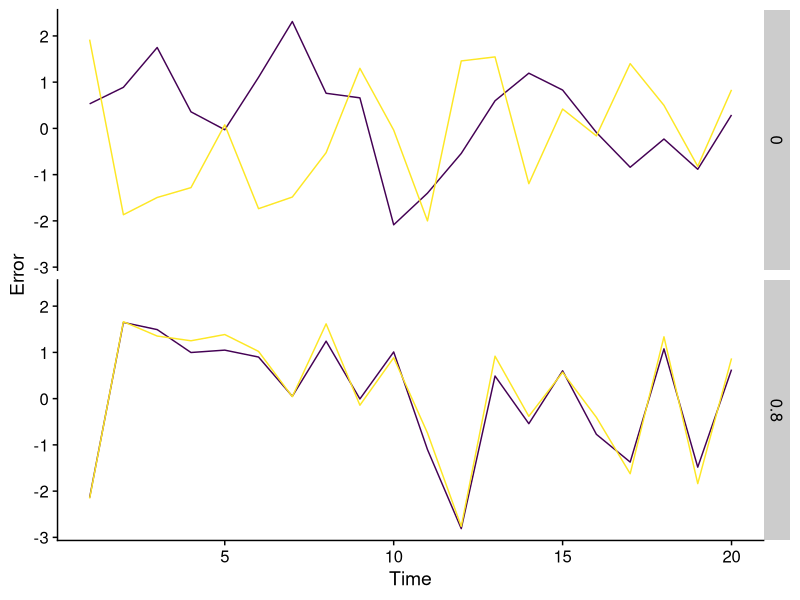

This figure's R source: (Note: this script raises an error after producing the figure.)
############################################
#  Test environmental correlated response  #
############################################

library(tidyverse)
library(cowplot)

sdt_e <- 1
rho <- 1

# From
# Ripa & Ives (2003): https://www.sciencedirect.com/science/article/pii/S0040580903000893
# Vasseur & Fox (2007): http://doi.wiley.com/10.1111/j.1461-0248.2007.01099.x
# Gouhier et al. (2010): https://www.journals.uchicago.edu/doi/full/10.1086/649579
cross_correlated_response <- function(rho = 0, evt_sd = 1, n = 2, time_len = 100, return_tbl = TRUE) {

  # Independant timeseries
  a <- t(sapply(seq_len(n), function(x) rnorm(time_len, 0, evt_sd)))

  cov_mat <- matrix(rho * evt_sd^2, nrow = nrow(a), ncol = nrow(a))
  diag(cov_mat) <- evt_sd^2

  out <- cov_mat %*% a

  if (return_tbl) {

    dfr <- as.data.frame(t(out))  %>%
      mutate(time = seq_len(ncol(a))) %>%
      pivot_longer(-time, names_to = "species", values_to = "error")
    return(dfr)
  }

  return(out)
}


# With two species
ti <- tibble(
  rho = c(0, .8),
  noise = map(rho, ~cross_correlated_response(rho = .x, evt_sd = 1, n = 2, time_len = 20))
)


p <- ti %>%
  unnest(noise) %>%
  ggplot(aes(x = time, y = error, color = species)) +
  geom_line() +
  labs(x = "Time", y = "Error") +
  facet_grid(rows = vars(rho)) +
  viridis::scale_color_viridis(discrete = TRUE) +
  cowplot::theme_half_open() +
  theme(legend.position = "none")

ggsave(
  filename = here::here("fig", "coherence_two_sp.pdf"),
  p,
  scale = 1.5,
  width = 88,
  height = 88 * 1.1,
  units = "mm"
)

# With four species
ti <- tibble(
  rho = c(0, .8, -.8),
  noise = map(rho,
    ~cross_correlated_response(rho = .x, evt_sd = 1, n = 4, time_len = 20))
)

p <- ti %>%
  unnest(noise) %>%
  ggplot(aes(x = time, y = error, color = species))+
  geom_line() +
  facet_grid(cols = vars(rho)) +
  cowplot::theme_half_open()

save_plot(
  "~/Téléchargements/coherence_four_sp.png",
  p
)

# Test for trait synchrony
ti <- tibble(
  rho = c(0, .3, -.8),
  noise = map(rho, ~cross_correlated_response(rho = .x, evt_sd = 1, n = 2, time_len = 20))
)

#ti %>%

ti2 <- ti %>%
  mutate(
    cwm = map(noise,
      function (x) {
        x %>%
          pivot_wider(names_from = "species", values_from = "error") %>%
          mutate(
            V1 = V1 + 6,
            V2 = V2 + 3
            ) %>%
          pivot_longer(-time, names_to = "species", values_to = "cwm")
      })
  )

ti2 %>%
  unnest(cwm) %>%
  ggplot(aes(x = time, y = cwm, color = species))+
  geom_line() +
  facet_grid(cols = vars(rho)) +
  cowplot::theme_half_open()

tp <- ti2 %>%
  filter(rho == 0.3) %>%
  unnest(cwm) %>%
  ggplot(aes(x = time, y = cwm, color = species))+
  geom_line() +
  labs(x = "Time", y = "CWM") +
  cowplot::theme_half_open() +
  theme(
    legend.position = "none",
    axis.ticks = element_blank(),
    axis.text = element_blank()
  )
save_plot(
  filename = here::here("fig/trait_synchrony.pdf"),
  tp
)

set.seed(1)
a <- t(sapply(c(3, 6), function(x) rnorm(10, x, 1)))
dfr <- as.data.frame(t(a))  %>%
  mutate(species = seq_len(ncol(a))) %>%
  pivot_longer(-species, names_to = "com", values_to = "trait") %>%
  arrange(com) %>%
  mutate(
    species = seq_len(n()),
    abun = runif(n(), min = .1, max = 1)) %>%
  group_by(com) %>%
  mutate(rel_abun = abun / sum(abun))

library(scales) # ! important
dfr %>%
  ggplot(aes(x = trait, y = rel_abun, fill = com)) +
  geom_col() +
  geom_density(data = dfr,
    aes(x = trait, y = ..density.. / 1.8, color = com, weight = rel_abun),
    adjust = 1, inherit.aes = FALSE)

p_trait <- dfr %>%
  ggplot(aes(x = trait, y = rel_abun, fill = com)) +
  geom_col() +
  geom_density(data = dfr,
    aes(x = trait, y = ..density.. / 2.5, color = com, weight = rel_abun),
    adjust = .8, inherit.aes = FALSE) +
  geom_vline(xintercept = summarise(dfr, avg = sum(rel_abun * trait))$avg) +
  labs(x = "Trait", y = "Relative abundance") +
  cowplot::theme_half_open() +
  #coord_cartesian(expand = FALSE) +
  theme(
    legend.position = "none",
    axis.ticks = element_blank(),
    axis.text = element_blank()
  )

save_plot(
  filename = here::here("fig/p_trait.pdf"),
  p_trait
)
